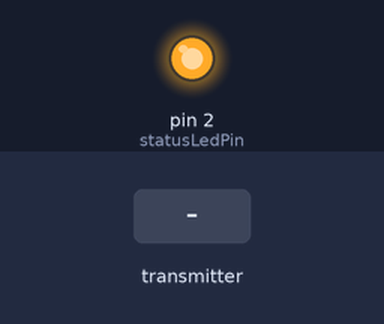
This sketch was run on a simulated Arduino Uno, built with avr-gcc and run on an emulated ATmega328P. On the bench: output pins drawn as LEDs (lit = HIGH). Dashed ring = blinking. The inputs (shaded band) are chosen by the test bench. No radio packets arrive unless stated; the modem accepts every AT command (registered, SIM ready, sends succeed) and sends nothing else.

Above: at 1.2 s.
1.3 s: the transmitter starts sending rfChannels.2 = 1023
At 2.0 s:
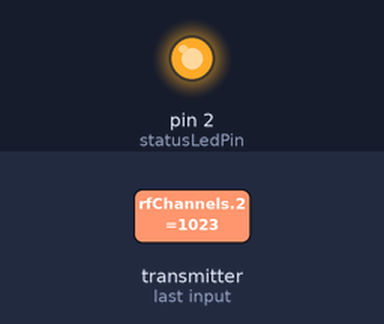
2.8 s: the transmitter starts sending rfChannels.2 = 0
At 3.6 s:
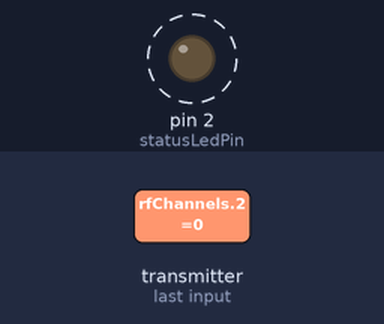
Timing chart, 0 to 11.8 s (numbered marks = the images above; inputs shaded):
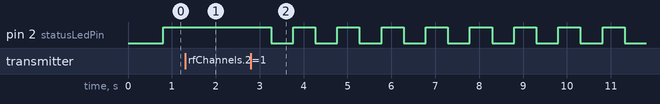

Measured:
- after the input at 1.3 s, pin 2 (statusLedPin): stays HIGH (without the input it goes to LOW after 0.31 s)
- after the input at 2.8 s, pin 2 (statusLedPin): alternates HIGH for 0.50 s and LOW for 0.50 s, starting after 0.46 s

The sketch:

Receiver_PA_MAX.ino
```cpp
#include <SPI.h>
#include <RF24.h>
#include <SoftwareSerial.h>

RF24 radio(9, 10);
const byte address[6] = "00001";

SoftwareSerial ibusSerial(3, 4);

uint16_t rfChannels[8];
uint16_t channels[14];

unsigned long lastReceiveTime = 0;
const unsigned long failsafeTimeout = 500;

uint8_t ibusPacket[32];

unsigned long lastIbusSend = 0;
const uint16_t IBUS_INTERVAL = 7000;

const int statusLedPin = 2;
unsigned long lastBlinkTime = 0;
bool ledState = false;

void setup() {
  radio.begin();
  radio.openReadingPipe(0, address);

  radio.setPALevel(RF24_PA_MAX);
  radio.setDataRate(RF24_250KBPS);
  radio.setRetries(5, 15);
  radio.enableDynamicPayloads();
  radio.startListening();

  ibusSerial.begin(115200);

  pinMode(statusLedPin, OUTPUT);

  initializeIbusPacket();

  for (int i = 0; i < 14; i++) channels[i] = 1500;
}

void loop() {
  receiveData();
  failsafe();
  updateLED();

  if (micros() - lastIbusSend >= IBUS_INTERVAL) {
    lastIbusSend = micros();
    sendIbus();
  }
}

// ---------------- RF RECEIVE ----------------
void receiveData() {
  if (radio.available()) {
    radio.read(&rfChannels, sizeof(rfChannels));

    if (rfChannels[2] >= 900 && rfChannels[2] <= 2100) {
      for (int i = 0; i < 8; i++) {
        channels[i] = rfChannels[i];
      }

      for (int i = 8; i < 14; i++) {
        channels[i] = 1500;
      }

      lastReceiveTime = millis();
    }
  }
}

// ---------------- FAILSAFE ----------------
void failsafe() {
  if (millis() - lastReceiveTime > failsafeTimeout) {
    if (channels[2] > 1000) channels[2] -= 8;

    channels[0] = 1500;
    channels[1] = 1500;
    channels[3] = 1500;
  }
}

// ---------------- LED STATUS ----------------
void updateLED() {
  unsigned long now = millis();

  if (lastReceiveTime == 0) {
    // Never connected → fast blink
    if (now - lastBlinkTime > 800) {
      ledState = !ledState;
      digitalWrite(statusLedPin, ledState);
      lastBlinkTime = now;
    }
  }
  else if (now - lastReceiveTime < failsafeTimeout) {
    // Connected → solid ON
    digitalWrite(statusLedPin, HIGH);
  }
  else {
    // Lost signal → slow blink
    if (now - lastBlinkTime > 500) {
      ledState = !ledState;
      digitalWrite(statusLedPin, ledState);
      lastBlinkTime = now;
    }
  }
}

// ---------------- IBUS ----------------
void initializeIbusPacket() {
  ibusPacket[0] = 0x20;
  ibusPacket[1] = 0x40;
}

void sendIbus() {
  for (int i = 0; i < 14; i++) {
    ibusPacket[2 + i * 2] = channels[i] & 0xFF;
    ibusPacket[3 + i * 2] = channels[i] >> 8;
  }

  uint16_t checksum = 0xFFFF;
  for (int i = 0; i < 30; i++) checksum -= ibusPacket[i];

  ibusPacket[30] = checksum & 0xFF;
  ibusPacket[31] = checksum >> 8;

  ibusSerial.write(ibusPacket, 32);
}
```
